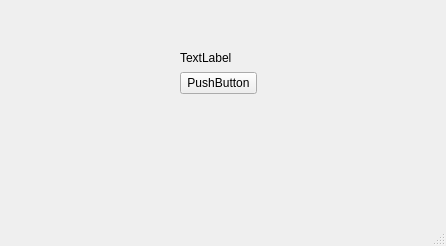
<?xml version="1.0" encoding="UTF-8"?>
<ui version="4.0">
 <class>MainWindow</class>
 <widget class="QMainWindow" name="MainWindow">
  <property name="geometry">
   <rect>
    <x>0</x>
    <y>0</y>
    <width>446</width>
    <height>246</height>
   </rect>
  </property>
  <property name="windowTitle">
   <string>MainWindow</string>
  </property>
  <widget class="QWidget" name="centralwidget">
   <widget class="QWidget" name="">
    <property name="geometry">
     <rect>
      <x>180</x>
      <y>50</y>
      <width>77</width>
      <height>44</height>
     </rect>
    </property>
    <layout class="QVBoxLayout" name="verticalLayout">
     <item>
      <widget class="QLabel" name="label">
       <property name="text">
        <string>TextLabel</string>
       </property>
      </widget>
     </item>
     <item>
      <widget class="QPushButton" name="pushButton">
       <property name="text">
        <string>PushButton</string>
       </property>
      </widget>
     </item>
    </layout>
   </widget>
  </widget>
  <widget class="QMenuBar" name="menubar">
   <property name="geometry">
    <rect>
     <x>0</x>
     <y>0</y>
     <width>446</width>
     <height>21</height>
    </rect>
   </property>
  </widget>
  <widget class="QStatusBar" name="statusbar"/>
 </widget>
 <resources/>
 <connections>
  <connection>
   <sender>pushButton</sender>
   <signal>clicked()</signal>
   <receiver>label</receiver>
   <slot>clear()</slot>
   <hints>
    <hint type="sourcelabel">
     <x>205</x>
     <y>100</y>
    </hint>
    <hint type="destinationlabel">
     <x>206</x>
     <y>78</y>
    </hint>
   </hints>
  </connection>
 </connections>
</ui>
